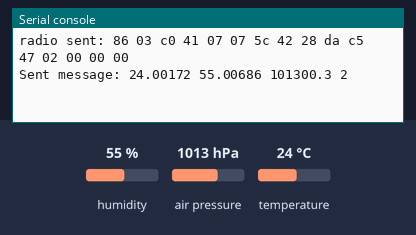
Recording of a program running on a simulated ESP32 board running MicroPython. On the bench: the last lines printed to the serial console. The test bench sets the inputs (shaded band); at power-on: humidity 55 %, air pressure 1013 hPa, temperature 24 °C. Random numbers come from a fixed seed; no radio messages arrive unless stated (any console line starting 'radio sent:' is added by the test bench); the clock reads 2024-03-15 10:24:30 at power-on unless the program sets it; library files of the repository ran but are not shown: bme280_float.py.

Above: at 1.2 s.
1.3 s: humidity set to 22 %
At 3.3 s:
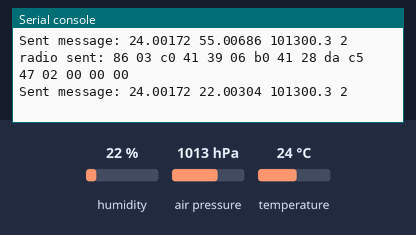
9.5 s: air pressure set to 952 hPa
At 11.4 s:
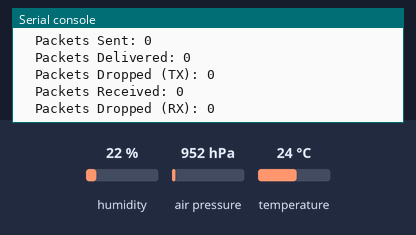
13.7 s: temperature set to 12 °C
At 15.9 s:
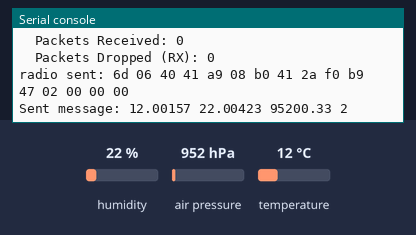
18.5 s: humidity set to 40 %
At 23.2 s:
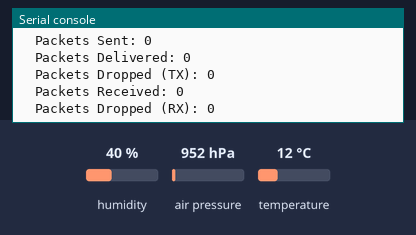
23.5 s: air pressure set to 975 hPa
At 28.2 s:
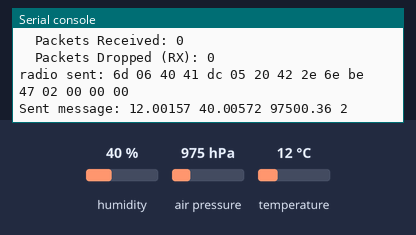
28.5 s: temperature set to 19 °C
At 32.7 s:
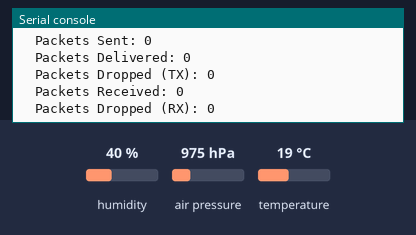
Timing chart, 0 to 34.2 s (numbered marks = the images above; inputs shaded):
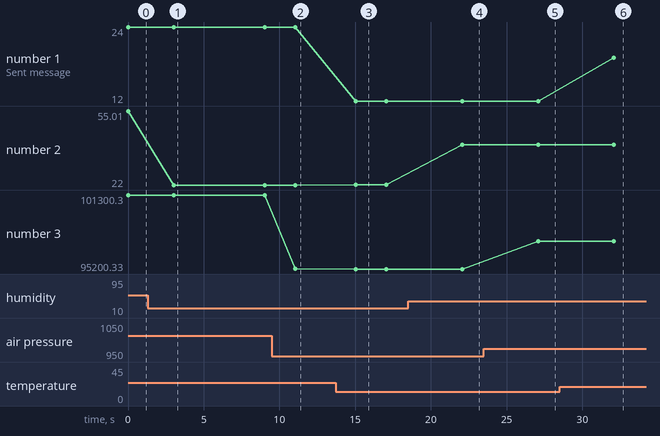

The program:

espnow_send.py
```python
import network
import espnow
import time
import struct
import random
from machine import I2C
import bme280_float as bme280

# Stats tracking
last_stats_time = time.time()
stats_interval = 10  # Print stats every 10 seconds

# Initialize Wi-Fi in station mode
sta = network.WLAN(network.STA_IF)
sta.active(True)
#sta.config(channel=1)  # Set channel explicitly if packets are not delivered
sta.disconnect()

# Initialize the BME280
i2c=I2C(0)
bme = bme280.BME280(i2c=i2c)

# Initialize ESP-NOW
e = espnow.ESPNow()
try:
    e.active(True)
except OSError as err:
    print("Failed to initialize ESP-NOW:", err)
    raise

# Receiver's MAC address
#receiver_mac = b'\x30\xae\xa4\xf6\x7d\x4c'
receiver_mac = b'\xff\xff\xff\xff\xff\xff' #broadcast

# Add peer
try:
    e.add_peer(receiver_mac)
except OSError as err:
    print("Failed to add peer:", err)
    raise

def print_stats():
    stats = e.stats()
    print("\nESP-NOW Statistics:")
    print(f"  Packets Sent: {stats[0]}")
    print(f"  Packets Delivered: {stats[1]}")
    print(f"  Packets Dropped (TX): {stats[2]}")
    print(f"  Packets Received: {stats[3]}")
    print(f"  Packets Dropped (RX): {stats[4]}")

# Main loop to send messages
while True:
    try:
        # Encode the data packet
        ident = 2
        (temp, press, humid) = bme.read_compensated_data()
        message = struct.pack('fffi', temp, humid, press, ident)
        # Send the message with acknowledgment
        try:
            if e.send(receiver_mac, message, True):
                print(f"Sent message: {temp} {humid} {press} 2")
            else:
                print("Failed to send message (send returned False)")
        except OSError as err:
            print(f"Failed to send message (OSError: {err})")

        # Print stats every 10 seconds
        if time.time() - last_stats_time >= stats_interval:
            print_stats()
            last_stats_time = time.time()

        time.sleep(random.randint(2, 6))  # Send every 2 - 5 seconds

    except OSError as err:
        print("Error:", err)
        time.sleep(5)

    except KeyboardInterrupt:
        print("Stopping sender...")
        e.active(False)
        sta.active(False)
        break
```

Measured:
- after the input at 1.3 s, the serial console: prints a new line after 1.7 s (image 1)
- after the input at 9.5 s, the serial console: prints a new line after 1.5 s (image 2)
- after the input at 13.7 s, the serial console: prints a new line after 1.3 s (image 3)
- after the input at 18.5 s, the serial console: prints a new line after 3.6 s (image 4)
- after the input at 23.5 s, the serial console: prints a new line after 3.6 s (image 5)
- after the input at 28.5 s, the serial console: prints a new line after 3.6 s (image 6)
- plotted number 1: 24 → 12 after the input at 13.7 s, 12 → 19 after the input at 28.5 s
- plotted number 2: 55.01 → 22 after the input at 1.3 s, 22 → 22 after the input at 13.7 s, 22 → 40.01 after the input at 18.5 s, 40.01 → 40.01 after the input at 28.5 s
